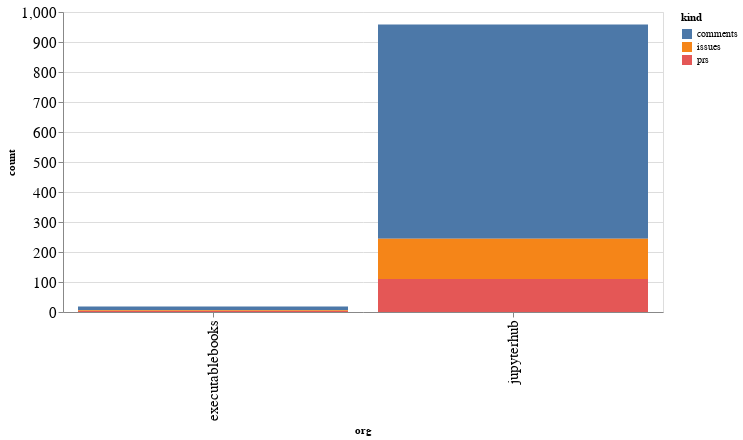

Write notebook code for a chart like this one.
### Code cell
alt.Chart(org_summaries, width=600).mark_bar().encode(
    x='org',
    y='count',
    color='kind',
    tooltip="org"
)

### Figure 1 — Vega-Lite specification as saved in the notebook (floating-point values rounded to 4 significant figures)
{"config": {"axisLeft": {"labelFontSize": 15}, "axisBottom": {"labelFontSize": 15}}, "data": {"name": "data-b81b27db066629d06aedbe460af88337"}, "mark": "bar", "encoding": {"color": {"type": "nominal", "field": "kind"}, "tooltip": {"type": "nominal", "field": "org"}, "x": {"type": "nominal", "field": "org"}, "y": {"type": "quantitative", "field": "count"}}, "width": 600, "$schema": "https://vega.github.io/schema/vega-lite/v4.8.1.json", "datasets": {"data-b81b27db066629d06aedbe460af88337": [{"org": "executablebooks", "kind": "comments", "count": 12}, {"org": "executablebooks", "kind": "issues", "count": 3}, {"org": "executablebooks", "kind": "prs", "count": 3}, {"org": "jupyterhub", "kind": "comments", "count": 714}, {"org": "jupyterhub", "kind": "issues", "count": 134}, {"org": "jupyterhub", "kind": "prs", "count": 110}]}}
